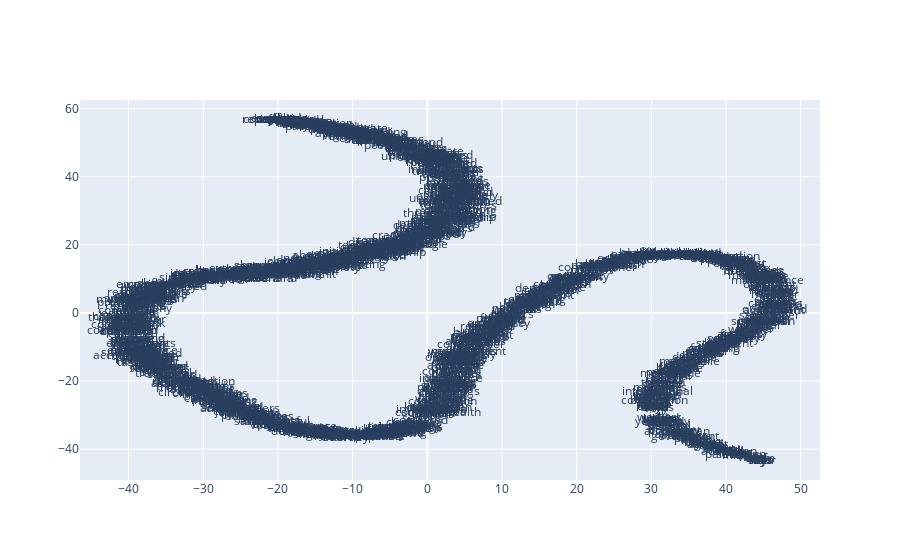

This figure's notebook cell:
### Markdown cell above
Visualising the Word Embeddings
-------------------------------

The word embeddings made by the model can be visualised by reducing
dimensionality of the words to 2 dimensions using tSNE.

Visualisations can be used to notice semantic and syntactic trends in the data.

Example:

* Semantic: words like cat, dog, cow, etc. have a tendency to lie close by
* Syntactic: words like run, running or cut, cutting lie close together.

Vector relations like vKing - vMan = vQueen - vWoman can also be noticed.

.. Important::
  The model used for the visualisation is trained on a small corpus. Thus
  some of the relations might not be so clear.

### Code cell
from sklearn.decomposition import IncrementalPCA    # inital reduction
from sklearn.manifold import TSNE                   # final reduction
import numpy as np                                  # array handling


def reduce_dimensions(model):
    num_dimensions = 2  # final num dimensions (2D, 3D, etc)

    vectors = [] # positions in vector space
    labels = [] # keep track of words to label our data again later
    for word in model.wv.vocab:
        vectors.append(model.wv[word])
        labels.append(word)

    # convert both lists into numpy vectors for reduction
    vectors = np.asarray(vectors)
    labels = np.asarray(labels)

    # reduce using t-SNE
    vectors = np.asarray(vectors)
    tsne = TSNE(n_components=num_dimensions, random_state=0)
    vectors = tsne.fit_transform(vectors)

    x_vals = [v[0] for v in vectors]
    y_vals = [v[1] for v in vectors]
    return x_vals, y_vals, labels


x_vals, y_vals, labels = reduce_dimensions(model)

def plot_with_plotly(x_vals, y_vals, labels, plot_in_notebook=True):
    from plotly.offline import init_notebook_mode, iplot, plot
    import plotly.graph_objs as go

    trace = go.Scatter(x=x_vals, y=y_vals, mode='text', text=labels)
    data = [trace]

    if plot_in_notebook:
        init_notebook_mode(connected=True)
        iplot(data, filename='word-embedding-plot')
    else:
        plot(data, filename='word-embedding-plot.html')


def plot_with_matplotlib(x_vals, y_vals, labels):
    import matplotlib.pyplot as plt
    import random

    random.seed(0)

    plt.figure(figsize=(12, 12))
    plt.scatter(x_vals, y_vals)

    #
    # Label randomly subsampled 25 data points
    #
    indices = list(range(len(labels)))
    selected_indices = random.sample(indices, 25)
    for i in selected_indices:
        plt.annotate(labels[i], (x_vals[i], y_vals[i]))

try:
    get_ipython()
except Exception:
    plot_function = plot_with_matplotlib
else:
    plot_function = plot_with_plotly

plot_function(x_vals, y_vals, labels)

### Figure 1 — Plotly figure (JSON) as saved in the notebook; plotly's stock layout.template omitted (floating-point values rounded to 4 significant figures; data arrays with more than 128 entries replaced by an {"elided": "..."} marker saying what was removed)
{"data": [{"mode": "text", "text": {"elided": "1750 str values"}, "type": "scatter", "x": {"elided": "1750 float values"}, "y": {"elided": "1750 float values"}}], "layout": {}}
